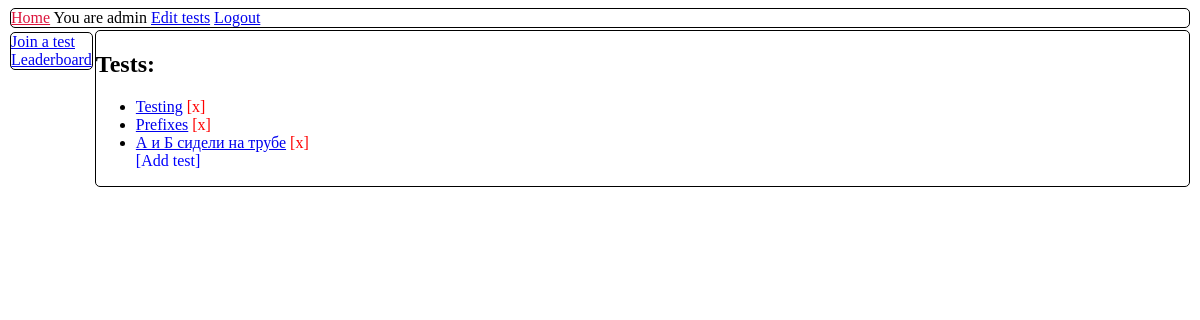
Page /admin (signed in) on the earlier database version.
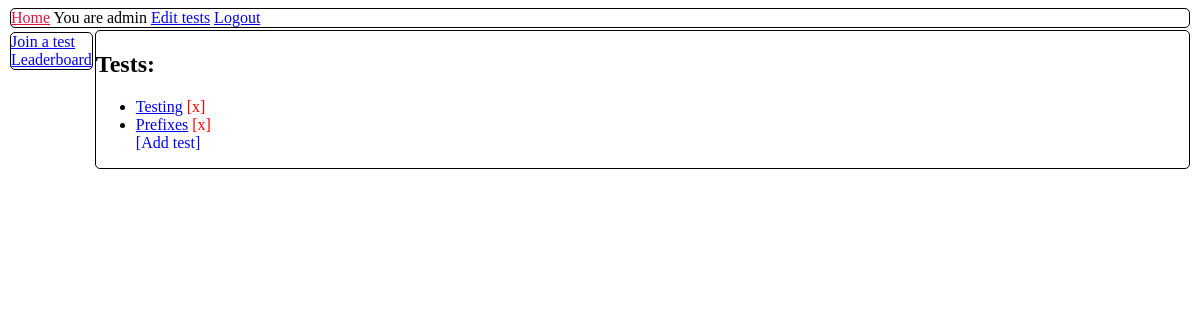
Same page on the later database version.
### orm.py (models this page shows)
class BaseModel(Model):
    class Meta:
        database = db

class Test(BaseModel):
    name = TextField()

### app.py (the view)
    def wrapper(*args, **kwargs):
        if 'user' in session:
            if session['user'] in users:
                return func(*args, **kwargs)
        return redirect(url_for("page_access_denied"))

### app.py (called while the page is built)
@app.before_request
def before_request():
    db.connect()

@app.after_request
def after_request(response):
    db.close()
    return response

def is_restricted(func, users=None):
    if users is None:
        users = ['admin']
    def wrapper(*args, **kwargs):
        if 'user' in session:
            if session['user'] in users:
                return func(*args, **kwargs)
        return redirect(url_for("page_access_denied"))
    wrapper.__name__ = func.__name__
    return wrapper

@app.route('/admin')
@is_restricted
def page_admin_tests():
    results = Test.select()
    return render_template('p_admin_test_list.html', results=results)

### templates/p_admin_test_list.html (shortened to what this page needs)
{% extends "t_base.html" %}
{% block content %}
    <h2>Tests:</h2>
    <ul>
        {% for i in results %}
            <li>
                <a href="{{ url_for('page_admin_edit_test', ident=i.id) }}">{{ i.name }}</a>
                <span class="remove_button text_button" style="color: red"> [x] </span>
            </li>
        {% endfor %}
        <li style="list-style-type: none"><span class="add_test text_button" style="color: blue">[Add test]</span></li>
    </ul>
{% endblock %}

Differences in the rows shown:
removed Test: name "А и Б сидели на трубе"
